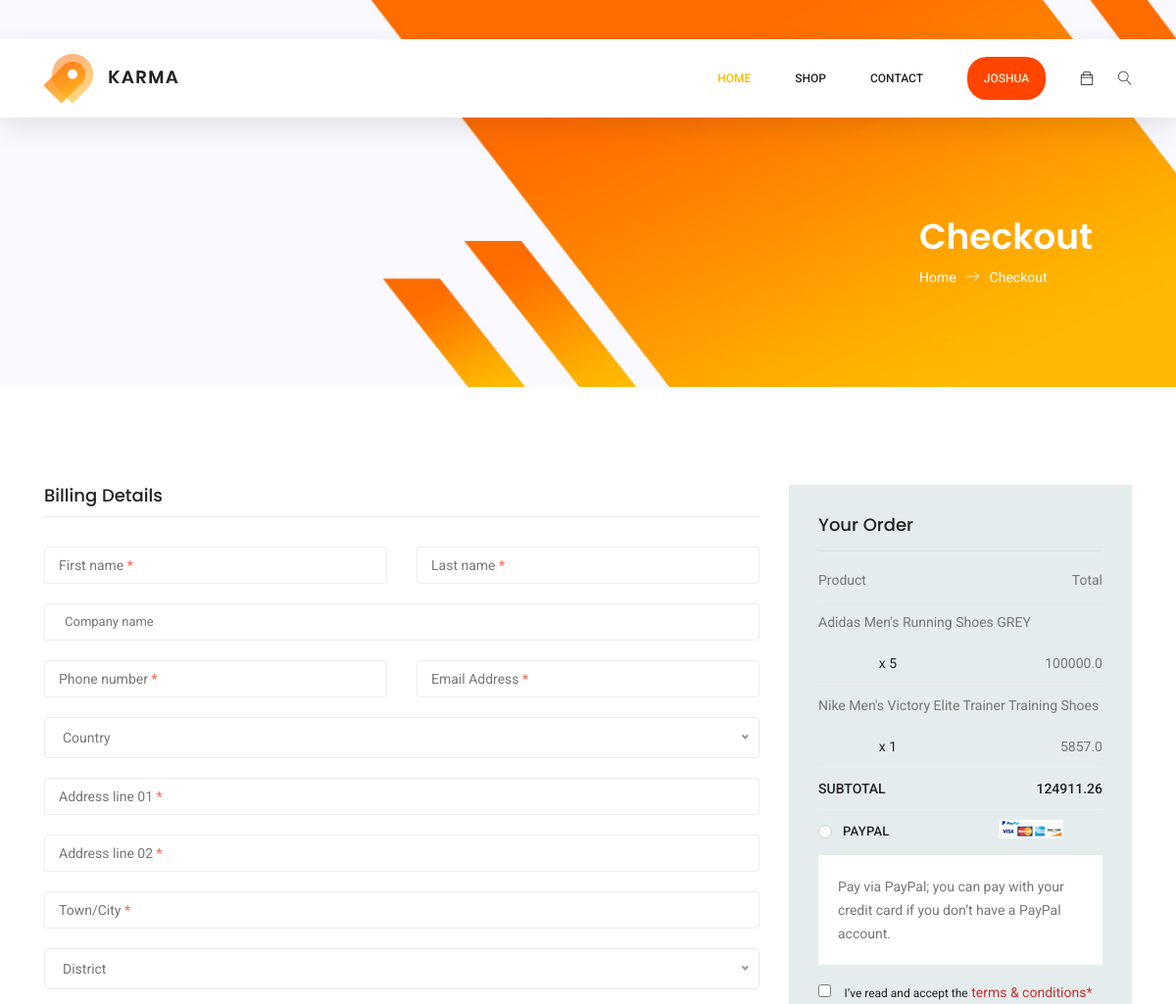
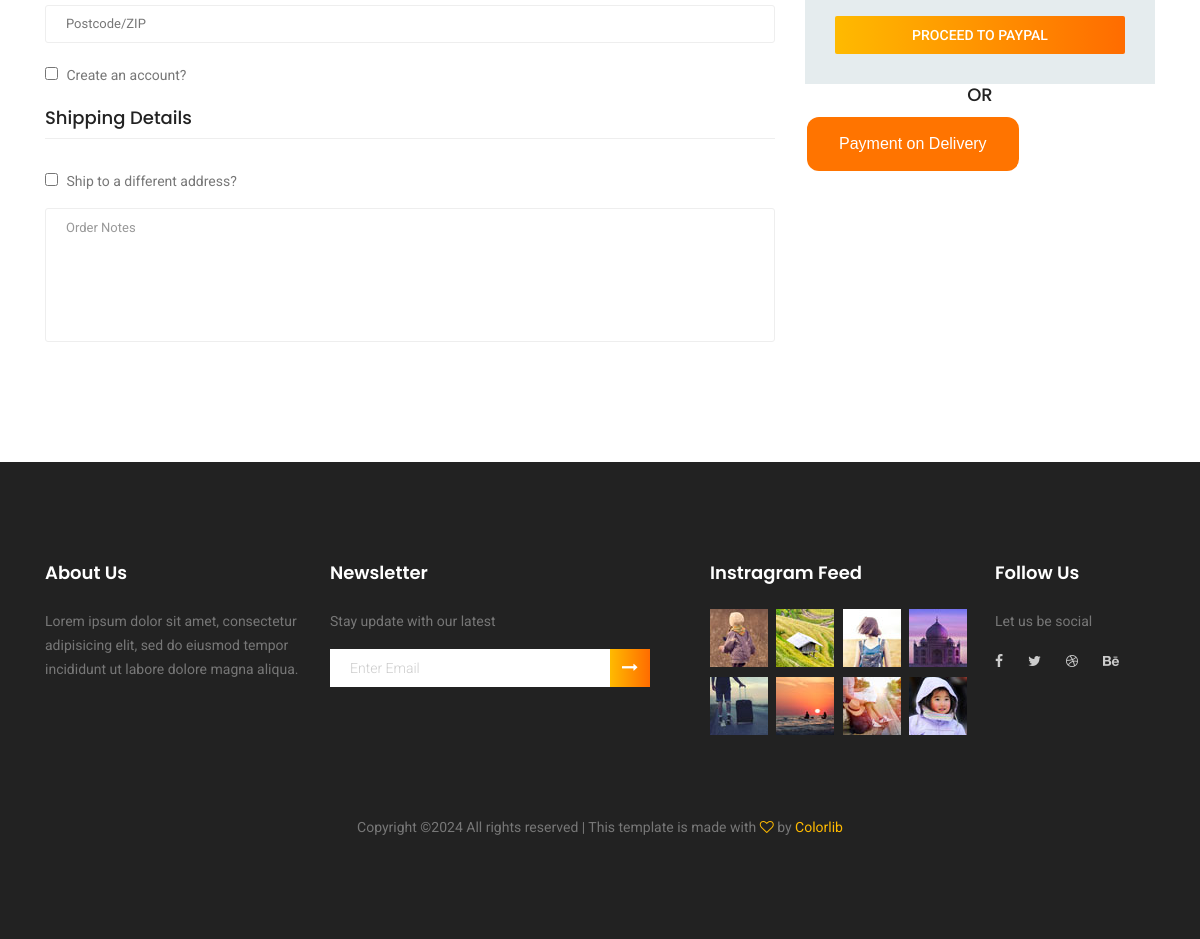
/checkout/ (signed in), run on the app's committed database (2 pictures, top to bottom).
### store/models.py (models this page shows, shortened)
class OrderItem(models.Model):
    customer = models.ForeignKey(settings.AUTH_USER_MODEL, on_delete=models.CASCADE, null=True, blank=True)
    ordered = models.BooleanField(default=False, null=True, blank=True)
    item = models.ForeignKey(Product, on_delete=models.CASCADE, blank=True, null=True)
    quantity = models.IntegerField(default=1, null=True, blank=True)
    @property
    def get_total(self):
        total = self.item.price * self.quantity
        return total

class Product(models.Model):
    name = models.CharField(max_length=50,null=True)
    price = models.FloatField()
    stock = models.IntegerField(null=True,blank=True)
    image = models.ImageField(null=True,blank=True)
    category = models.CharField(choices=CATEGORY_CHOICES, max_length=20)
    brand = models.CharField(choices=BRAND_CHOICES, max_length=10)
    description = models.CharField(max_length = 500, null=True,blank=True)
    slug = models.SlugField()

class Order(models.Model):
    user = models.ForeignKey(settings.AUTH_USER_MODEL, on_delete=models.CASCADE, null=True, blank=True)
    items = models.ManyToManyField(OrderItem)
    ordered = models.BooleanField(default=False)
    ordered_date = models.DateTimeField()
    @property
    def get_cart_total(self):
        orderitems = self.items.all()
        total1 = sum([item.get_total for item in orderitems])
        total = total1 + total1*0.18
        return total

### store/views.py (the view)
# urls.py: path('checkout/',views.checkout,name="checkout"),
@login_required(login_url="/login/")
def checkout(request):
    if request.user.is_authenticated:
        customer = request.user
        order = Order.objects.get(user=customer,ordered=False)
        items = order.items.all()
    else:
        items = []
        order = {'get_cart_total':0, 'get_cart_items':0}
    context = {'items':items, 'order':order}
    return render(request,'checkout.html',context)

### store/templates/checkout.html (shortened to what this page needs)
<!DOCTYPE html>
<html lang="zxx" class="no-js">
<head>
    {% load static %}
    <link rel="stylesheet" href="{% static 'main/css/linearicons.css' %}">
    <link rel="stylesheet" href="{% static 'main/css/owl.carousel.css' %}">
    <link rel="stylesheet" href="{% static 'main/css/themify-icons.css' %}">
    <link rel="stylesheet" href="{% static 'main/css/font-awesome.min.css' %}">
    <link rel="stylesheet" href="{% static 'main/css/nice-select.css' %}">
    <link rel="stylesheet" href="{% static 'main/css/nouislider.min.css' %}">
    <link rel="stylesheet" href="{% static 'main/css/bootstrap.css' %}">
    <link rel="stylesheet" href="{% static 'main/css/main.css' %}">
        <link rel="stylesheet" href="https://cdn.jsdelivr.net/npm/sweetalert2@11/dist/sweetalert2.min.css">
</head>
<body>
	<header class="header_area sticky-header">
		<div class="main_menu">
			<nav class="navbar navbar-expand-lg navbar-light main_box">
				<div class="container">
					<a class="navbar-brand logo_h" href="/home/"><img src="{% static 'main/img/logo.png' %}" alt=""></a>
					<div class="collapse navbar-collapse offset" id="navbarSupportedContent">
						<ul class="nav navbar-nav menu_nav ml-auto">
							<li class="nav-item active"><a class="nav-link" href="/home/">Home</a></li>
							<li class="nav-item submenu dropdown">
								<a href="#" class="nav-link dropdown-toggle" data-toggle="dropdown" role="button" aria-haspopup="true"
								 aria-expanded="false">Shop</a>
							</li>
							<li class="nav-item"><a class="nav-link" href="contact.html">Contact</a></li>
							{% if request.user.is_authenticated %}
							<li class="nav-item submenu dropdown active" style="background-color: orangered;width: 80px;border-radius: 20px 20px 20px 20px;text-align: center;">
							<a href="#" class="nav-link dropdown-toggle " data-toggle="dropdown" role="button" aria-haspopup="true" style="color: papayawhip;"
								 aria-expanded="false"><span>{{request.user.first_name}}</span></a>
							</li>
							{% else %}
							<li class="nav-item"><a class="nav-link" href="/login/">Login</a></li>
							{% endif %}
						</ul>
						<ul class="nav navbar-nav navbar-right">
							<li class="nav-item" data-toggle="tooltip" data-placement="top" title="Go to cart!"><a href="/cart/" class="cart"><span class="ti-bag"></span></a></li>
							<li class="nav-item">
								<button class="search"><span class="lnr lnr-magnifier" id="search"></span></button>
							</li>
						</ul>
					</div>
				</div>
			</nav>
		</div>
	</header>
    <section class="banner-area organic-breadcrumb">
        <div class="container">
            <div class="breadcrumb-banner d-flex flex-wrap align-items-center justify-content-end">
                <div class="col-first">
                    <h1>Checkout</h1>
                    <nav class="d-flex align-items-center">
                        <a href="index.html">Home<span class="lnr lnr-arrow-right"></span></a>
                        <a href="single-product.html">Checkout</a>
                    </nav>
                </div>
            </div>
        </div>
    </section>
    <section class="checkout_area section_gap">
        <div class="container">
            <div class="billing_details">
                <div class="row">
                    <div class="col-lg-8">
                        <h3>Billing Details</h3>
                        <form class="row contact_form" action="#" method="post" novalidate="novalidate">
                            <div class="col-md-6 form-group p_star">
                                <input type="text" class="form-control" id="first" name="name">
                                <span class="placeholder" data-placeholder="First name"></span>
                            </div>
                            <div class="col-md-6 form-group p_star">
                                <input type="text" class="form-control" id="last" name="name">
                                <span class="placeholder" data-placeholder="Last name"></span>
                            </div>
                            <div class="col-md-12 form-group">
                                <input type="text" class="form-control" id="company" name="company" placeholder="Company name">
                            </div>
                            <div class="col-md-6 form-group p_star">
                                <input type="text" class="form-control" id="number" name="number">
                                <span class="placeholder" data-placeholder="Phone number"></span>
                            </div>
                            <div class="col-md-6 form-group p_star">
                                <input type="text" class="form-control" id="email" name="compemailany">
                                <span class="placeholder" data-placeholder="Email Address"></span>
                            </div>
                            <div class="col-md-12 form-group p_star">
                            </div>
                            <div class="col-md-12 form-group p_star">
                                <input type="text" class="form-control" id="add1" name="add1">
                                <span class="placeholder" data-placeholder="Address line 01"></span>
                            </div>
                            <div class="col-md-12 form-group p_star">
                                <input type="text" class="form-control" id="add2" name="add2">
                                <span class="placeholder" data-placeholder="Address line 02"></span>
                            </div>
                            <div class="col-md-12 form-group p_star">
                                <input type="text" class="form-control" id="city" name="city">
                                <span class="placeholder" data-placeholder="Town/City"></span>
                            </div>
                            <div class="col-md-12 form-group p_star">
                            </div>
                            <div class="col-md-12 form-group">
                                <input type="text" class="form-control" id="zip" name="zip" placeholder="Postcode/ZIP">
                            </div>
                            <div class="col-md-12 form-group">
                                <div class="creat_account">
                                    <input type="checkbox" id="f-option2" name="selector">
                                    <label for="f-option2">Create an account?</label>
                                </div>
                            </div>
                            <div class="col-md-12 form-group">
                                <div class="creat_account">
                                    <h3>Shipping Details</h3>
                                    <input type="checkbox" id="f-option3" name="selector">
                                    <label for="f-option3">Ship to a different address?</label>
                                </div>
                                <textarea class="form-control" name="message" id="message" rows="1" placeholder="Order Notes"></textarea>
                            </div>
                        </form>
                    </div>
                    <div class="col-lg-4">
                        <form action="">
                        <div class="order_box">
                            <h2>Your Order</h2>
                            <ul class="list">
                                <li><a href="#">Product <span>Total</span></a></li>
                                {% for i in items %}
                                <li><a href="#">{{i.item.name}} <span class="middle">x {{i.quantity}}</span> <span class="last">{{i.get_total}}</span></a></li>
                                {% endfor %}
                            </ul>
                            <ul class="list list_2">
                                <li><a href="#">Subtotal <span>{{order.get_cart_total}}</span></a></li>
                            </ul>
                            <div class="payment_item active">
                                <div class="radion_btn">
                                    <label for="f-option6">Paypal </label>
                                    <img src="{% static 'main/img/product/card.jpg' %}" alt="">
                                    <div class="check"></div>
                                </div>
                                <p>Pay via PayPal; you can pay with your credit card if you don’t have a PayPal
                                    account.</p>
                            </div>
                            <div class="creat_account">
                                <input required type="checkbox" id="f-option4" name="selector">
                                <label for="f-option4">I’ve read and accept the </label>
                                <a href="#">terms & conditions*</a>
                            </div>
                            <a  class="primary-btn" href="#">Proceed to Paypal</a>
                        </div>
                        </form>
                        <h4 style="text-align: center">OR</h4>
                    <button id="orderBtn" class="modern-button">Payment on Delivery</button>
                    </div>
                </div>
            </div>
        </div>
    </section>
    <footer class="footer-area section_gap">
        <div class="container">
            <div class="row">
                <div class="col-lg-3  col-md-6 col-sm-6">
                    <div class="single-footer-widget">
                        <h6>About Us</h6>
                        <p>
                            Lorem ipsum dolor sit amet, consectetur adipisicing elit, sed do eiusmod tempor incididunt
                            ut labore dolore
                            magna aliqua.
                        </p>
                    </div>
                </div>
                <div class="col-lg-4  col-md-6 col-sm-6">
                    <div class="single-footer-widget">
                        <h6>Newsletter</h6>
                        <p>Stay update with our latest</p>
                        <div class="" id="mc_embed_signup">
                            <form target="_blank" novalidate="true" action="https://spondonit.us12.list-manage.com/subscribe/post?u=1462626880ade1ac87bd9c93a&amp;id=92a4423d01"
                                method="get" class="form-inline">
                                <div class="d-flex flex-row">
                                    <input class="form-control" name="EMAIL" placeholder="Enter Email" onfocus="this.placeholder = ''"
                                        onblur="this.placeholder = 'Enter Email '" required="" type="email">
                                    <button class="click-btn btn btn-default"><i class="fa fa-long-arrow-right"
                                            aria-hidden="true"></i></button>
                                </div>
                            </form>
                        </div>
                    </div>
                </div>
                <div class="col-lg-3  col-md-6 col-sm-6">
					<div class="single-footer-widget mail-chimp">
						<h6 class="mb-20">Instragram Feed</h6>
						<ul class="instafeed d-flex flex-wrap">
							<li><img src="{% static 'main/img/i1.jpg' %}" alt=""></li>
							<li><img src="{% static 'main/img/i2.jpg' %}" alt=""></li>
							<li><img src="{% static 'main/img/i3.jpg' %}" alt=""></li>
							<li><img src="{% static 'main/img/i4.jpg' %}" alt=""></li>
							<li><img src="{% static 'main/img/i5.jpg' %}" alt=""></li>
							<li><img src="{% static 'main/img/i6.jpg' %}" alt=""></li>
							<li><img src="{% static 'main/img/i7.jpg' %}" alt=""></li>
							<li><img src="{% static 'main/img/i8.jpg' %}" alt=""></li>
						</ul>
					</div>
				</div>
                <div class="col-lg-2 col-md-6 col-sm-6">
                    <div class="single-footer-widget">
                        <h6>Follow Us</h6>
                        <p>Let us be social</p>
                        <div class="footer-social d-flex align-items-center">
                            <a href="#"><i class="fa fa-facebook"></i></a>
                            <a href="#"><i class="fa fa-twitter"></i></a>
                            <a href="#"><i class="fa fa-dribbble"></i></a>
                            <a href="#"><i class="fa fa-behance"></i></a>
                        </div>
                    </div>
                </div>
            </div>
            <div class="footer-bottom d-flex justify-content-center align-items-center flex-wrap">
                <p class="footer-text m-0">
Copyright &copy;<script>document.write(new Date().getFullYear());</script> All rights reserved | This template is made with <i class="fa fa-heart-o" aria-hidden="true"></i> by <a href="https://colorlib.com" target="_blank">Colorlib</a>
</p>
            </div>
        </div>
    </footer>
</body>
</html>

### store/templates/checkout.html (style rules this page uses)
.modern-button { background-color: #ff7400; border: none; font-family: sans-serif; color: white; padding: 15px 32px; text-align: center; text-decoration: none; align-items: center; display: inline-block; font-size: 16px; margin: 4px 2px; cursor: pointer; border-radius: 12px; transition: background-color 0.3s ease; }

### data on the page
OrderItem: item.name "Adidas Men's Running Shoes GREY", quantity "5", get_total "100000.0"
OrderItem: item.name "Nike Men's Victory Elite Trainer Training Shoes", quantity "1", get_total "5857.0"
Order: get_cart_total "124911.26"

### other printed values
{{ request.user.first_name }} "JOSHUA"
